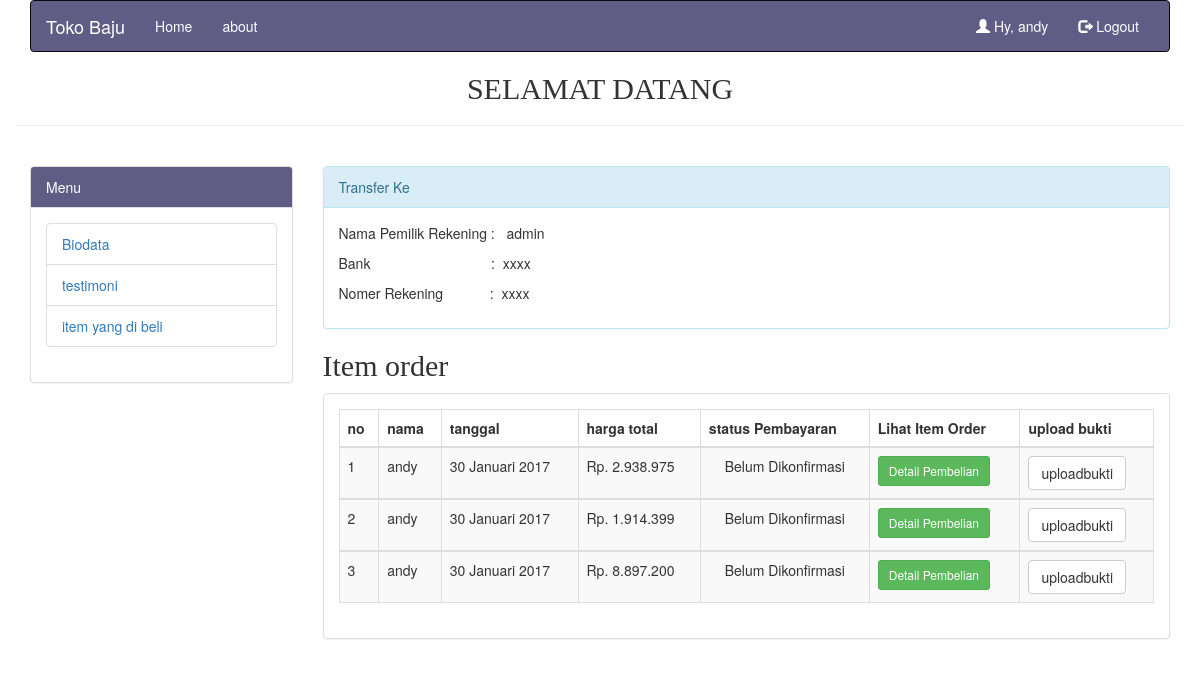
The app's page /onlineshop/user.php?mod=itemorder (signed in) with its own data.
### tables this page shows
CREATE TABLE `setting` (
  `id` int(5) NOT NULL,
  `nama_olshop` varchar(100) NOT NULL,
  `domain` varchar(100) NOT NULL,
  `katakunci` text NOT NULL,
  `deskripsi` text NOT NULL,
  `nama` varchar(100) NOT NULL,
  `email` varchar(100) NOT NULL,
  `member_diskon` varchar(10) NOT NULL,
  `no_telp` bigint(50) NOT NULL,
  `bbm` varchar(100) NOT NULL,
  `line` varchar(100) NOT NULL,
  `instagram` varchar(100) NOT NULL,
  `nama_pemilik_rek` varchar(100) NOT NULL,
  `nama_bank` varchar(100) NOT NULL,
  `bank` varchar(100) NOT NULL,
  `alamat_olshop` text NOT NULL
);

CREATE TABLE `pelanggan` (
  `id_pelanggan` int(10) NOT NULL,
  `nama` varchar(100) NOT NULL,
  `email` varchar(100) NOT NULL,
  `kodepos` varchar(20) NOT NULL,
  `alamat` text NOT NULL,
  `no_hp` varchar(100) NOT NULL,
  `username` varchar(100) NOT NULL,
  `password` varchar(100) NOT NULL,
  `id_pertanyaan` int(10) NOT NULL,
  `jawaban` text NOT NULL
);

CREATE TABLE `order_product` (
  `id` int(11) NOT NULL,
  `id_pemesan` varchar(100) NOT NULL,
  `kodepembayaran` varchar(10) NOT NULL,
  `id_pelanggan` int(10) DEFAULT NULL,
  `name` varchar(100) NOT NULL,
  `email` varchar(100) NOT NULL,
  `kodepos` varchar(10) NOT NULL,
  `address` varchar(1000) NOT NULL,
  `phone` bigint(20) NOT NULL,
  `id_kota` int(10) NOT NULL,
  `jumlah_item` int(10) NOT NULL,
  `ongkir` varchar(50) NOT NULL,
  `hargatotal` varchar(100) NOT NULL,
  `status` varchar(30) NOT NULL DEFAULT 'New',
  `tanggal` date NOT NULL,
  `buktitf` varchar(100) NOT NULL,
  `statusupload` varchar(10) NOT NULL DEFAULT 'N'
);

### onlineshop/config/koneksi.php (called while the page is built, shortened)
<?php
$q=mysql_fetch_array(mysql_query("select * from setting where id='1'"));
?>

### onlineshop/modul/itemorder.php (the view, shortened to what this page needs)
<?php
    $ss=mysql_fetch_array(mysql_query("SELECT * from setting WHERE id='1'"));
    ?>
           <div class="panel  panel-info">
      <div class="panel-heading nava">Transfer Ke</div>
      <div class="panel-body"><p>Nama Pemilik Rekening : &nbsp; <?php echo "$ss[nama]";?></p>
      <p>Bank &nbsp;&nbsp;&nbsp;&nbsp;&nbsp;&nbsp;&nbsp;&nbsp;&nbsp;&nbsp;&nbsp;&nbsp;&nbsp;&nbsp;&nbsp;&nbsp;&nbsp;&nbsp;&nbsp;&nbsp;&nbsp;&nbsp;&nbsp;&nbsp;&nbsp;&nbsp;&nbsp;&nbsp;&nbsp;&nbsp;: &nbsp;<?php echo "$ss[nama_bank]";?></p>
      <p>Nomer Rekening &nbsp;&nbsp;&nbsp;&nbsp;&nbsp;&nbsp;&nbsp;&nbsp;&nbsp;&nbsp;&nbsp;: &nbsp;<?php echo "$ss[bank]";?></p>
      </div>
    </div>
<?php
function DateToIndo($date) {
    $BulanIndo = array("Januari", "Februari", "Maret",
               "April", "Mei", "Juni",
               "Juli", "Agustus", "September",
               "Oktober", "November", "Desember");
    $tahun = substr($date, 0, 4);
    $bulan = substr($date, 5, 2);
    $tgl   = substr($date, 8, 2);
    $result = $tgl . " " . $BulanIndo[(int)$bulan-1] . " ". $tahun;
    return($result);
}
	echo"<h2>Item order</h2>
	<div class='row'>";
	?>
					 <div class='col-lg-2'>
		</div>
		<?php echo "</div>
		<div class='panel panel-default'>
                        <div class='panel-body'>
		<table class='TableCart table table-striped table-bordered table-hover' id='dataTables-example'>   <thead>
			<tr><th>no</th><th>nama</th><th>tanggal</th><th>harga total</th><th>status Pembayaran</th><th>Lihat Item Order</th><th>upload bukti</th></tr></thead>";
		$sql = mysql_query("SELECT order_product.*,pelanggan.nama from order_product,pelanggan where order_product.id_pelanggan=pelanggan.id_pelanggan AND pelanggan.username='$_SESSION[username]'");
		$no = 1;
		while ($r=mysql_fetch_array($sql)){
			$tgls=DateToIndo($r[tanggal]);
      $a = $r[hargatotal];
      $b = $r[ongkir];
$hargadisc     = number_format(($a + $b),0,",",".");
			echo"<tbody><tr><td>$no</td>
					<td>$r[nama]</td>
					<td>$tgls</td>
					<td>Rp. $hargadisc </td>";
					?>
					<td align='center'><?php if($r[statusupload]=='Y'){
						echo "Sudah Dikonfirmasi";
					}else{
						echo "Belum Dikonfirmasi";
					}?></td>
					<td>
						<a href="#notifdetail" id="<?php echo $r['id'] ?>" class="detail btn btn-success btn-sm" data-toggle="modal">Detail Pembelian</a>
					</td><td>
<?php if(!empty($r[id_pelanggan])  AND !empty($r[buktitf])){
	echo "sudah upload";
} elseif (!empty($r[id_pelanggan])  AND empty($r[buktitf])) {
	?>
					<form action="user.php?mod=buktitf" method="Post" target="_blank" enctype="multipart/form-data">
                    <button type="Submit" class="btn btn-default">uploadbukti</button>
      </form>
	<?php
}?>
      </td></tr></tbody>
			<?php
			$no++;
		}
		echo "</table></div></div>";
	?>

### onlineshop/user.php (shortened to what this page needs)
<?php
include"config/koneksi.php";
if (empty($_SESSION[username]) AND empty($_SESSION[passuser])){
  echo "<link href='css/style.css' rel='stylesheet' type='text/css'>
 <center>Untuk mengakses modul, Anda harus login <br>";
  echo "<a href=index.php><b>LOGIN</b></a></center>";
}
else{
  $dd=mysql_fetch_array(mysql_query("select * from pelanggan where username='$_SESSION[username]'"));
?>
   <!DOCTYPE html PUBLIC "-//W3C//DTD XHTML 1.0 Transitional//EN" "http://www.w3.org/TR/xhtml1/DTD/xhtml1-transitional.dtd">
<html xmlns="http://www.w3.org/1999/xhtml">
<head>
<link rel="stylesheet" href="admin/awesome/css/font-awesome.min.css" type="text/css" />
<link rel="stylesheet" href="admin/bootstrap/css/bootstrap.min.css" type="text/css" />
 <link href="owl-carousel/owl.carousel.css" rel="stylesheet">
    <link href="owl-carousel/owl.theme.css" rel="stylesheet">
<link rel="stylesheet" href="style.css" type="text/css" />
<link type="text/css" href="orakuploader/orakuploader.css" rel="stylesheet"/>
</head>
<body>
<div class="container">
   <nav class="navbar navbar-inverse nava ">
  <div class="container-fluid ">
    <div class="navbar-header">
      <a class="navbar-brand" href="index.php"><?php echo "$q[nama_olshop]";?></a>
    </div>
    <div class="collapse navbar-collapse nava" id="myNavbar">
      <ul class="nav navbar-nav nava">
        <li ><a href="index.php">Home</a></li>
        <li><a href="about.php">about</a></li>
      </ul>
      <ul class="nav navbar-nav navbar-right">
        <li><a href="?mod=user" ><span class="glyphicon glyphicon-user"></span> Hy, <?php echo "$dd[nama]";  ?> </a> </li>
        <li><a href="logout.php"><span class="glyphicon glyphicon-log-out"></span> Logout</a></li>
      </ul>
    </div>
  </div>
</nav>
    <div class="row">
        <h2 align="center">SELAMAT DATANG </h2>
	    <hr>
	    <br>
      <div class="col-md-3">
           <div class="panel panel-default">
            <div class="va panel-heading ">Menu</div>
            <div class="panel-body">
                <ul class="list-group">
               <li class='list-group-item' >
               <a href='?mod=user'>Biodata</a>
               </li>
                <li class='list-group-item' >
               <a href='?mod=testimoni'>testimoni</a>
               </li>
               <li class='list-group-item' >
               <a href='?mod=itemorder'>item yang di beli</a>
               </li>
                </ul>
            </div>
        </div>
      </div>
        <div class="col-md-9">
     <?php
        if ($_GET['mod']=='home'){
          echo "
             ini adalah pelanggan dari rizwa collection</p>";
        }
        elseif($_GET['mod']=='testimoni'){
          include"modul/testimoni.php";
          }
        elseif ($_GET['mod']=='user'){
          include "modul/user.php";
          }
             elseif ($_GET['mod']=='buktitf'){
          include "modul/buktitf.php";
          }
              elseif ($_GET['mod']=='itemorder'){
          include "modul/itemorder.php";
          }
      ?>
        </div>
    </div>
</div>
</body>
</html>
<?php
}
?>

### onlineshop/style.css (style rules this page uses)
h1, h2, h3, h4, h5, h6 { color: #333; font-family: "Raleway"; font-weight: 300; }
.nava { background:#615c85; }
.navbar { margin-bottom: 0 !important; }
.nava ul li a { color:#fff !important; }
.navbar-inverse .navbar-brand { color:#fff !important; }
.va { background:#615c85 !important; color:#fff !important; }

### records on screen
setting: nama_olshop "Toko Baju", nama "admin", nama_bank "xxxx", bank "xxxx"
pelanggan: nama "andy"
order_product: id_pelanggan.nama "andy", tanggal "30 Januari 2017", hargadisc "2.938.975", statusupload "Belum Dikonfirmasi"
order_product: id_pelanggan.nama "andy", tanggal "30 Januari 2017", hargadisc "1.914.399", statusupload "Belum Dikonfirmasi"
order_product: id_pelanggan.nama "andy", tanggal "30 Januari 2017", hargadisc "8.897.200", statusupload "Belum Dikonfirmasi"
